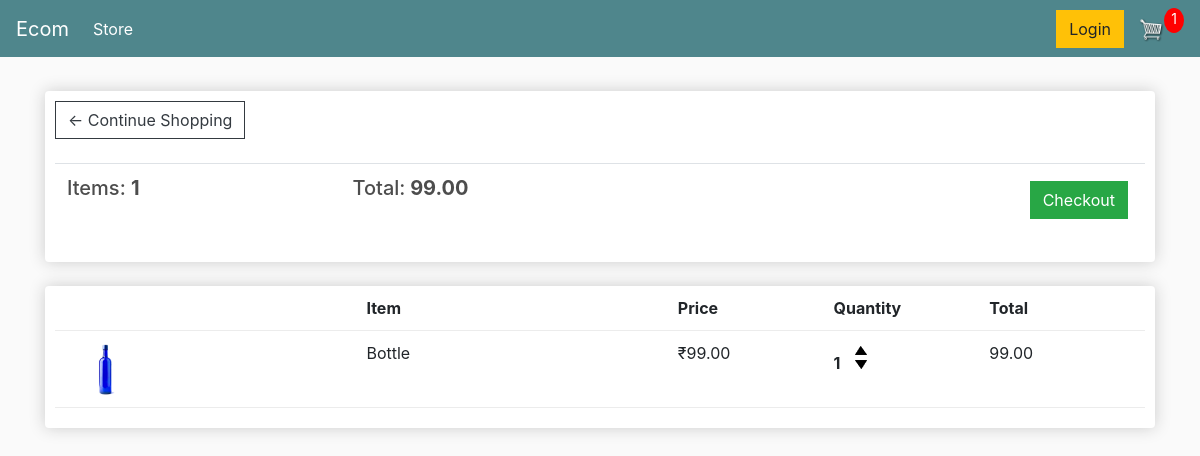
Page /cart (signed in) on the earlier database version.
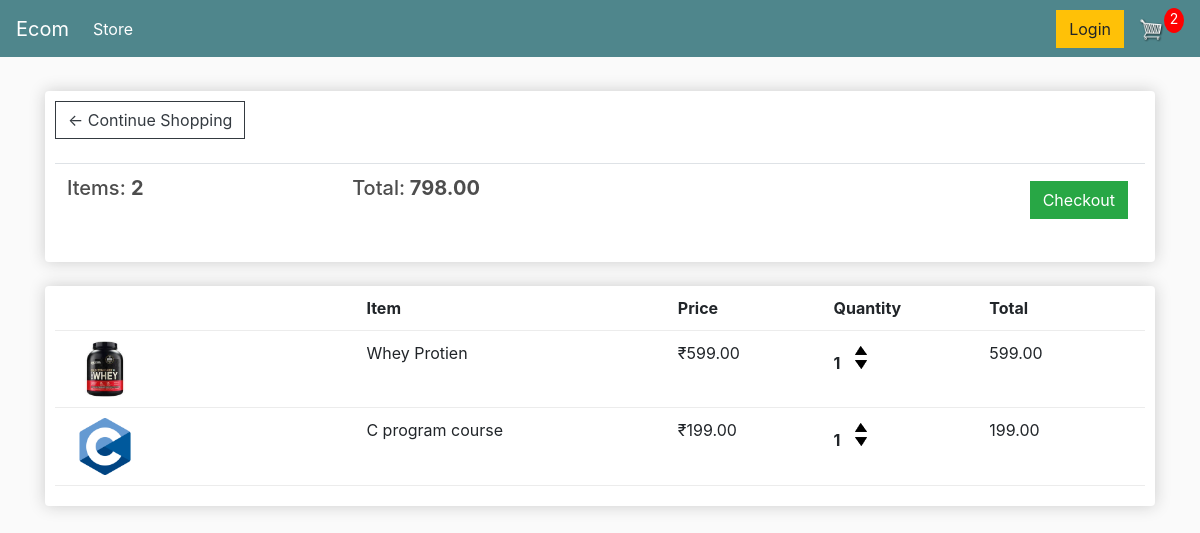
Same page on the later database version.
### store/models.py (models this page shows, shortened)
class Order(models.Model):
    customer=models.ForeignKey(Customer,on_delete=models.SET_NULL,blank=True,null=True)
    date_ordered=models.DateTimeField(auto_now_add=True)
    complete=models.BooleanField(default=False,null=True,blank=False)
    transaction_id=models.CharField(max_length=200,null=True)
    @property
    def get_cart_total(self):
        orderitems=self.orderitem_set.all()
        total=sum([item.get_total for item in orderitems])
        return total
    @property
    def get_cart_items(self):
        orderitems=self.orderitem_set.all()
        total=sum([item.quantity for item in orderitems])
        return total

class OrderItem(models.Model):
    product=models.ForeignKey(Product,on_delete=models.SET_NULL,blank=True,null=True)
    order=models.ForeignKey(Order,on_delete=models.SET_NULL,blank=True,null=True)
    quantity=models.IntegerField(default=0,null=True,blank=True)
    date_added=models.DateTimeField(auto_now_add=True)
    @property
    def get_total(self):
        total=self.product.price*self.quantity
        return total

class Product(models.Model):
    id=models.IntegerField(primary_key=True)
    name=models.CharField(max_length=200,null=True)
    price=models.DecimalField(max_digits=7,decimal_places=2)
    digital=models.BooleanField(default=False,null=True,blank=False)
    image=models.ImageField(null=True,blank=True)
    @property
    def imageURL(self):
        try:
            url=self.image.url
        except:
            url=""
        return url

### store/views.py (the view)
# urls.py: path('cart',views.cart,name='cart'),
def  cart(request):
    data=cartData(request)
    cartItems=data['cartItems']
    order=data['order']
    items=data['items']
    context={'items':items,'order':order,'cartItems':cartItems}
    return render(request,'cart.html',context)

### store/utils.py (called while the page is built)
def cartData(request):
        if request.user.is_authenticated:
                customer=request.user.customer
                order,created=Order.objects.get_or_create(customer=customer,complete=False)
                items=order.orderitem_set.all()
                cartItems=order.get_cart_items
        else:
                cookieData=cookieCart(request)
                cartItems=cookieData['cartItems']
                order=cookieData['order']
                items=cookieData['items']
        return {'items':items,'order':order,'cartItems':cartItems}

### templates/cart.html
{% extends 'main.html' %}
{% load static %}
{% block content %}
	<div class="row">
		<div class="col-lg-12">
			<div class="box-element">
				<a  class="btn btn-outline-dark" href="{% url 'store' %}">&#x2190; Continue Shopping</a>
				<br>
				<br>
				<table class="table">
					<tr>
						<th><h5>Items: <strong>{{order.get_cart_items}}</strong></h5></th>
						<th><h5>Total:<strong> {{order.get_cart_total}}</strong></h5></th>
						<th>
							<a  style="float:right; margin:5px;" class="btn btn-success" href="{% url 'checkout' %}">Checkout</a>
						</th>
					</tr>
				</table>
			</div>
			<br>
			<div class="box-element">
				<div class="cart-row">
					<div style="flex:2"></div>
					<div style="flex:2"><strong>Item</strong></div>
					<div style="flex:1"><strong>Price</strong></div>
					<div style="flex:1"><strong>Quantity</strong></div>
					<div style="flex:1"><strong>Total</strong></div>
				</div>
				{% for item in items %}
				<div class="cart-row">
					<div style="flex:2"><img class="row-image" src="{{item.product.imageURL}}"></div>
					<div style="flex:2"><p>{{item.product.name}}</p></div>
					<div style="flex:1"><p>₹{{item.product.price}}</p></div>
					<div style="flex:1">
						<p class="quantity">{{item.quantity}}</p>
						<div class="quantity">
							<img class="chg-quantity update-cart" data-product={{item.product.id}} data-action="add" src="{% static  'images/arrow-up.png' %}">
							<img class="chg-quantity update-cart" data-product={{item.product.id}} data-action="remove" src="{% static  'images/arrow-down.png' %}">
						</div>
					</div>
					<div style="flex:1"><p>{{item.get_total}}</p></div>
				</div>
				{% endfor %}
			</div>
		</div>
	</div>
{% endblock content %}

### templates/main.html (shortened to what this page needs)
<!DOCTYPE html>
{% load static %}
<html>
<head>
	<link rel="stylesheet" href="https://stackpath.bootstrapcdn.com/bootstrap/4.4.1/css/bootstrap.min.css">
	<link rel="stylesheet" type="text/css" href="{% static 'css/main.css' %}">
</head>
<body>
	<nav class="navbar navbar-expand-lg navbar-dark bg-dark">
	  <a class="navbar-brand" href="{% url 'store' %}">Ecom</a>
	  <div class="collapse navbar-collapse" id="navbarSupportedContent">
	    <ul class="navbar-nav mr-auto">
	      <li class="nav-item active">
	        <a class="nav-link" href="{% url 'store' %}">Store <span class="sr-only">(current)</span></a>
	      </li>
	    </ul>
	    <div class="form-inline my-2 my-lg-0">
	     	<a href="#"class="btn btn-warning">Login</a>
	     	<a href="{% url 'cart' %}">
	    		<img  id="cart-icon" src="{% static 'images/cart.png' %}">
	    	</a>
	    	<p id="cart-total">{{cartItems}}</p>
	    </div>
	  </div>
	</nav>
     <div class="container">
            <br>
            {% block content %}
            {% endblock content %}
         </div>
</body>
</html>

### static/css/main.css (style rules this page uses)
body { background-color: hsl(0, 0%, 98%); }
h1,h2,h3,h4,h5,h6 { color:hsl(0, 0%, 30%); }
.box-element { box-shadow:hsl(0, 0%, 80%) 0 0 16px; background-color: #fff; border-radius: 4px; padding: 10px; }
.bg-dark { background-color: #4f868c!important; }
#cart-icon { width:25px; display: inline-block; margin-left: 15px; }
#cart-total { display: block; text-align: center; color:#fff; background-color: red; width: 20px; height: 25px; border-radius: 50%; font-size: 14px; }
.col-lg-4, .col-lg-6, .col-lg-8, .col-lg-12 { margin-top: 10px; }
.btn { border-radius: 0; }
.row-image { width: 100px; }
.cart-row { display: flex; align-items: flex-stretch; padding-bottom: 10px; margin-bottom: 10px; border-bottom: 1px solid #ececec; }
.quantity { display: inline-block; font-weight: 700; padding-right:10px; }
.chg-quantity { width: 12px; cursor: pointer; display: block; margin-top: 5px; transition:.1s; }

Differences in the rows shown:
removed OrderItem: product.imageURL (picture), product.name "Bottle", product.price "99.00", quantity "1", get_total "99.00"
computed for Order: get_cart_items "1" → "2"; get_cart_total "99.00" → "798.00"
added OrderItem: product.imageURL (picture), product.name "Whey Protien", product.price "599.00", quantity "1", get_total "599.00"
added OrderItem: product.imageURL (picture), product.name "C program course", product.price "199.00", quantity "1", get_total "199.00"
Other differences:
{{ cartItems }}: "1" → "2"
